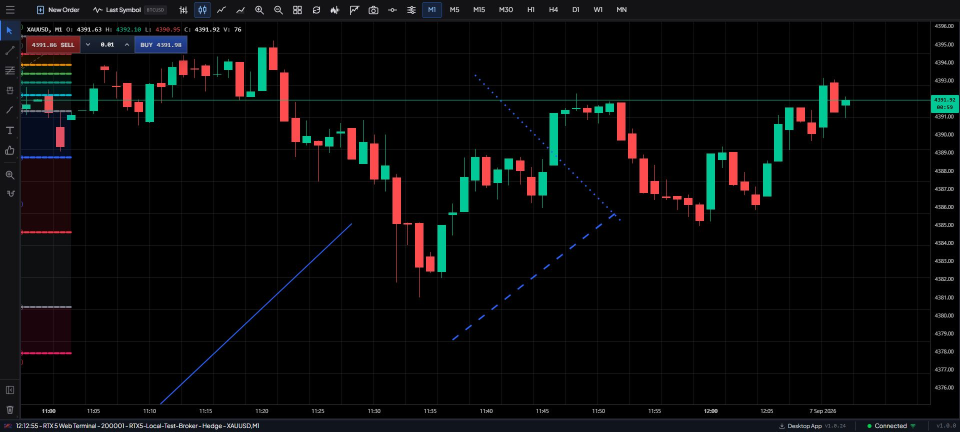
#> input picture artifacts/trend-tools-verification-20260907/01-trendline-rtx-final-cancel/00005.png, 1920 x 863 px, found by its file name (shown at 1/2 size)
$ python measure_line_patterns.py
#> lines starting #> are read from the running program, lines starting #| are printed output that depends on the picture; after the words box and inside, x2 and y2 are one past the last pixel; in counts of white or black regions, pixels touching at a corner belong together
"""Measure visible blue dash pixels from the three specified final source frames."""
import json
import math
from pathlib import Path
import statistics
import numpy as np
from PIL import Image, ImageDraw

ROOT = Path(__file__).resolve().parent
CASES = [
    ("tradingview-dashed-3px", "01-trendline-tradingview-lock/00005.png", (601, 235), (889, 523), (20, 165)),
    ("tradingview-dotted-3px", "01-trendline-tradingview-dotted/00003.png", (583, 235), (871, 523), (20, 165)),
    ("rtx-dashed-3px", "01-trendline-rtx-style-lock-after/00004.png", (1301, 420), (1564, 299), (20, 260)),
]
results = []
for name, source, start, end, bounds in CASES:
    im = Image.open(ROOT / source).convert("RGB")
#> im is the input picture: PIL image 1920x863 RGB; mean R, G, B 9.9, 10, 10.4
    arr = np.array(im).astype(int)
    yy, xx = np.indices(arr.shape[:2])
    dx, dy = end[0] - start[0], end[1] - start[1]
    length = math.hypot(dx, dy)
    ux, uy = dx / length, dy / length
    along = (xx - start[0]) * ux + (yy - start[1]) * uy
    across = -(xx - start[0]) * uy + (yy - start[1]) * ux
    blue = (arr[:, :, 2] > 140) & (arr[:, :, 2] - arr[:, :, 0] > 60) & (arr[:, :, 2] - arr[:, :, 1] > 35)
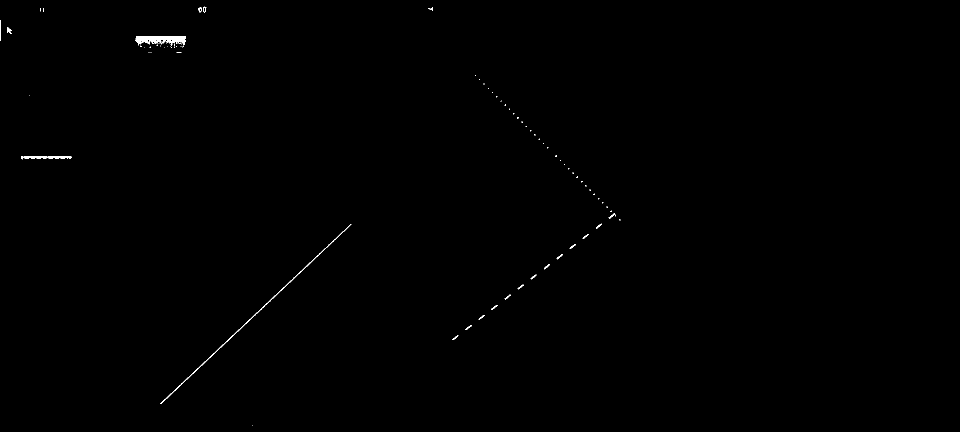
#> blue: shape (863, 1920) bool (shown at 1/2 size); 0.21% white; 91 white regions (70 under 20 px), largest, box (x1, y1, x2, y2) and area: (270, 73, 372, 91) 1122, (321, 448, 703, 808) 897, (42, 312, 143, 319) 374
    mask = blue & (np.abs(across) < 3) & (along > bounds[0]) & (along < bounds[1])
#> mask: shape (863, 1920) bool; every value is 0
    pixels = set(zip(*np.where(mask)))
#> pixels = 0 items
    components = []
    while pixels:
        seed = pixels.pop()
        component, todo = [seed], [seed]
        while todo:
            y, x = todo.pop()
            for oy in (-1, 0, 1):
                for ox in (-1, 0, 1):
                    p = (y + oy, x + ox)
                    if p in pixels:
                        pixels.remove(p)
                        todo.append(p)
                        component.append(p)
        ts = [float(along[y, x]) for y, x in component]
        # Ignore components cut by the measurement window.
        if min(ts) - bounds[0] < 2 or bounds[1] - max(ts) < 2:
            continue
        footprint = abs(ux) + abs(uy)
        components.append({"start_px": min(ts), "end_px": max(ts), "projected_footprint_length_px": max(ts) - min(ts) + footprint, "centroid_px": statistics.mean(ts), "pixels": len(component)})
#> this loop made 0 passes
#> after the loop, components = []
    components.sort(key=lambda part: part["start_px"])
    periods = [b["centroid_px"] - a["centroid_px"] for a, b in zip(components, components[1:])]
#> periods = []
    gaps = [b["start_px"] - a["end_px"] - (abs(ux) + abs(uy)) for a, b in zip(components, components[1:])]
#> gaps = []
#> (the run stopped early here; a loop or call above may not have finished)
